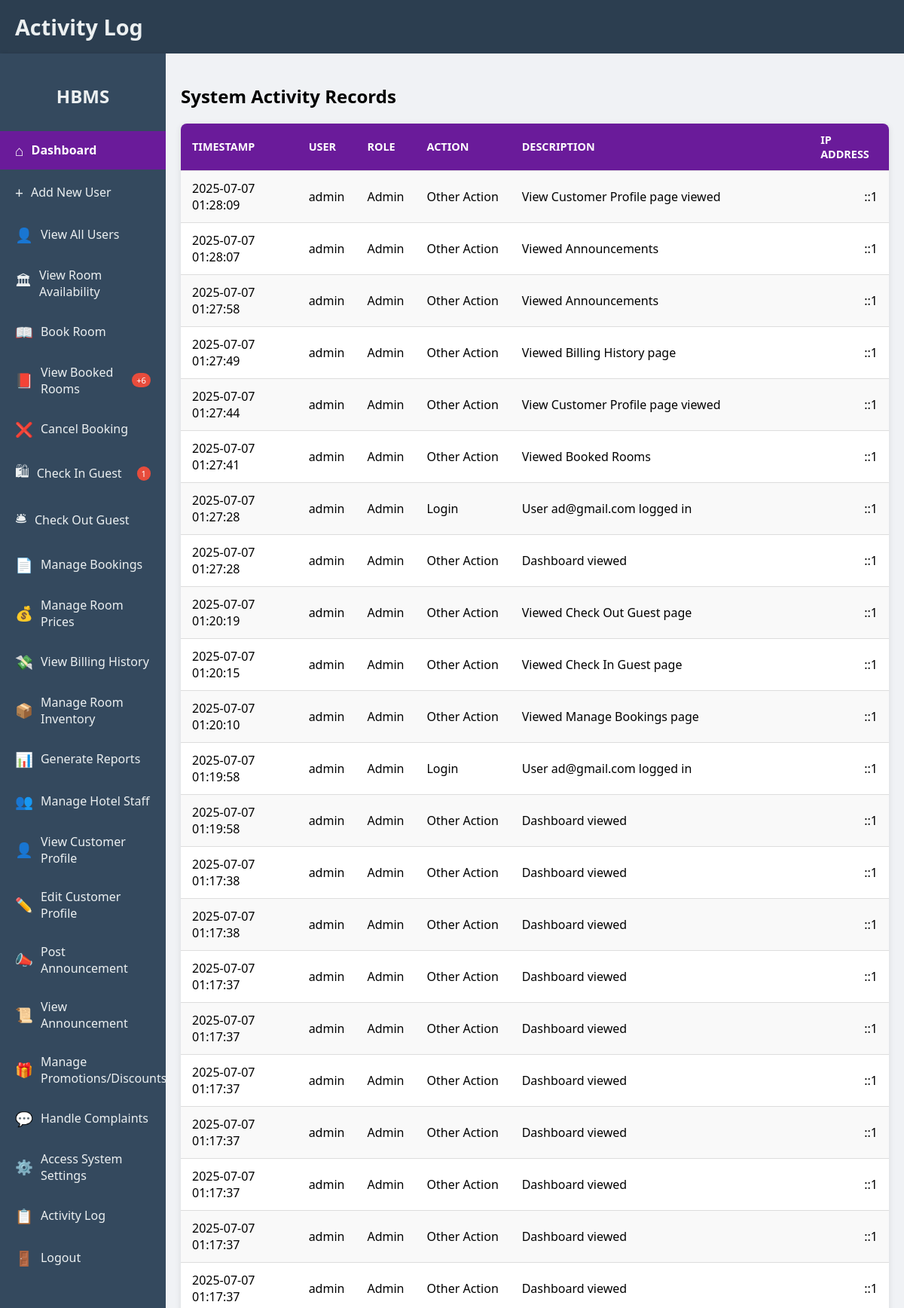
/rcbc/public/activity_log.php (signed in, upper part), run on the app's committed database.
### tables this page shows
CREATE TABLE `activity_log` (
  `log_id` int(11) NOT NULL,
  `user_id` int(11) DEFAULT NULL,
  `role_id` int(11) DEFAULT NULL,
  `action_description` varchar(255) NOT NULL,
  `timestamp` datetime DEFAULT current_timestamp(),
  `ip_address` varchar(45) DEFAULT NULL
);

CREATE TABLE `users` (
  `user_id` int(11) NOT NULL,
  `name` varchar(100) DEFAULT NULL,
  `email` varchar(100) DEFAULT NULL,
  `password` varchar(255) DEFAULT NULL,
  `role_id` int(11) DEFAULT NULL
);

CREATE TABLE `roles` (
  `role_id` int(11) NOT NULL,
  `role_name` varchar(50) NOT NULL
);

### rcbc/public/activity_log.php (the view, shortened to what this page needs)
<?php
include '../includes/db.php';
function get_action_type($description) {
    if (str_contains($description, 'logged in')) {
        return 'Login';
    } elseif (str_contains($description, 'logged out')) {
        return 'Logout';
    } elseif (str_contains($description, 'added new user') || str_contains($description, 'New user registered')) {
        return 'Create user';
    } elseif (str_contains($description, 'updated user')) {
        return 'Update user';
    } elseif (str_contains($description, 'deleted user')) {
        return 'Delete user';
    } elseif (str_contains($description, 'updated price')) {
        return 'Update price';
    } elseif (str_contains($description, 'deleted Booking ID')) {
        return 'Delete booking';
    } elseif (str_contains($description, 'booked Room')) {
        return 'Book room';
    } elseif (str_contains($description, 'cancelled Booking')) {
        return 'Cancel booking';
    } elseif (str_contains($description, 'checked in Guest')) {
        return 'Check-in guest';
    } elseif (str_contains($description, 'checked out Guest')) {
        return 'Check-out guest';
    }
    return 'Other Action';
}
$activity_logs = [];
$activity_stmt = $conn->prepare("SELECT al.*, al.ip_address, u.name AS user_name, u.email, r.role_name FROM activity_log al JOIN users u ON al.user_id = u.user_id JOIN roles r ON al.role_id = r.role_id ORDER BY al.timestamp DESC LIMIT 50");
$activity_stmt->execute();
$activity_result = $activity_stmt->get_result();
while ($log = $activity_result->fetch_assoc()) {
    $activity_logs[] = $log;
}
?>
<!DOCTYPE html>
<html lang="en">
<head>
    <link rel="stylesheet" href="../assets/style.css">
</head>
<body>
    <div class="header">
        <h1>Activity Log</h1>
    </div>
    <div class="dashboard-layout">
        <div class="sidebar">
            <h2>HBMS</h2>
            <ul>
                <li><a href="dashboard.php" class="active"><span class="icon">&#8962;</span> Dashboard</a></li>
                <li><a href="add_user.php"><span class="icon">&#43;</span> Add New User</a></li>
                <li><a href="index.php"><span class="icon">&#128100;</span> View All Users</a></li>
                <li><a href="view_room_availability.php"><span class="icon">&#127963;</span> View Room Availability</a></li>
                <li><a href="book_room.php"><span class="icon">&#128214;</span> Book Room</a></li>
                <li><a href="view_booked_rooms.php"><span class="icon">&#128213;</span> View Booked Rooms <span class="notification-badge">+6</span></a></li>
                <li><a href="cancel_booking.php"><span class="icon">&#10060;</span> Cancel Booking</a></li>
                <li><a href="check_in_guest.php"><span class="icon">&#128717;</span> Check In Guest <span class="notification-badge">1</span></a></li>
                <li><a href="check_out_guest.php"><span class="icon">&#128718;</span> Check Out Guest</a></li>
                <li><a href="manage_bookings.php"><span class="icon">&#128196;</span> Manage Bookings</a></li>
                <li><a href="manage_room_prices.php"><span class="icon">&#128176;</span> Manage Room Prices</a></li>
                <li><a href="view_billing_history.php"><span class="icon">&#128184;</span> View Billing History</a></li>
                <li><a href="manage_room_inventory.php"><span class="icon">&#128230;</span> Manage Room Inventory</a></li>
                <li><a href="generate_reports.php"><span class="icon">&#128202;</span> Generate Reports</a></li>
                <li><a href="manage_hotel_staff.php"><span class="icon">&#128101;</span> Manage Hotel Staff</a></li>
                <li><a href="view_customer_profile.php"><span class="icon">&#128100;</span> View Customer Profile</a></li>
                <li><a href="edit_customer_profile.php"><span class="icon">&#9999;&#65039;</span> Edit Customer Profile</a></li>
                <li><a href="post_announcement.php"><span class="icon">&#128227;</span> Post Announcement</a></li>
                <li><a href="view_announcement.php"><span class="icon">&#128220;</span> View Announcement</a></li>
                <li><a href="manage_promotions_discounts.php"><span class="icon">&#127873;</span> Manage Promotions/Discounts</a></li>
                <li><a href="handle_complaints.php"><span class="icon">&#128172;</span> Handle Complaints</a></li>
                <li><a href="access_system_settings.php"><span class="icon">&#9881;&#65039;</span> Access System Settings</a></li>
                <li><a href="activity_log.php"><span class="icon">&#128203;</span> Activity Log</a></li>
                <li><a href="logout.php"><span class="icon">&#128682;</span> Logout</a></li>
            </ul>
        </div>
        <div class="main-content">
            <div class="dashboard-section">
                <h2>System Activity Records</h2>
                <?php if (!empty($activity_logs)): ?>
                    <table>
                        <tr>
                            <th>Timestamp</th>
                            <th>User</th>
                            <th>Role</th>
                            <th>Action</th>
                            <th>Description</th>
                            <th>IP Address</th>
                        </tr>
                        <?php foreach ($activity_logs as $log): ?>
                            <tr>
                                <td><?= htmlspecialchars($log['timestamp']) ?></td>
                                <td><?= htmlspecialchars($log['user_name']) ?></td>
                                <td><?= htmlspecialchars($log['role_name']) ?></td>
                                <td><?= htmlspecialchars(get_action_type($log['action_description'])) ?></td>
                                <td><?= htmlspecialchars($log['action_description']) ?></td>
                                <td><?= htmlspecialchars($log['ip_address']) ?></td>
                            </tr>
                        <?php endforeach; ?>
                    </table>
                <?php else: ?>
                    <p>No activity records found.</p>
                <?php endif; ?>
            </div>
        </div>
    </div>
</body>
</html>

### rcbc/assets/style.css (style rules this page uses)
body { font-family: 'Segoe UI', Tahoma, Geneva, Verdana, sans-serif; margin: 0; padding: 0; background-color: #f0f2f5; display: flex; flex-direction: column; justify-content: flex-start; align-items: stretch; min-height: 100vh; }
.header { background-color: #2c3e50; color: white; padding: 1em 20px; display: flex; justify-content: space-between; align-items: center; box-shadow: 0 2px 10px rgba(0, 0, 0, 0.1); }
.header h1 { margin: 0; font-size: 1.8em; color: #ecf0f1; }
.dashboard-layout { display: flex; flex-grow: 1; }
.sidebar { width: 220px; background-color: #34495e; color: white; padding: 20px 0; box-shadow: 2px 0 5px rgba(0, 0, 0, 0.1); display: flex; flex-direction: column; }
.sidebar h2 { color: #ecf0f1; text-align: center; margin-bottom: 30px; font-size: 1.5em; }
.sidebar ul { list-style: none; padding: 0; margin: 0; }
.sidebar li { margin-bottom: 5px; }
.sidebar a { color: #ecf0f1; text-decoration: none; display: flex; align-items: center; padding: 12px 20px; transition: background-color 0.3s ease, color 0.3s ease; }
.sidebar a.active { background-color: #6a1b9a; color: white; font-weight: bold; }
.sidebar .icon { font-size: 1.2em; margin-right: 10px; }
.notification-badge { background-color: #e74c3c; color: white; font-size: 0.7em; padding: 2px 6px; border-radius: 10px; margin-left: auto; }
.main-content { flex-grow: 1; padding: 20px; background-color: #f0f2f5; display: flex; flex-direction: column; gap: 20px; }
table { width: 100%; border-collapse: collapse; margin-top: 20px; background-color: #ffffff; box-shadow: 0 2px 8px rgba(0, 0, 0, 0.1); border-radius: 8px; overflow: hidden; }
th, td { padding: 12px 15px; text-align: left; border-bottom: 1px solid #ddd; }
th { background-color: #6a1b9a; color: white; text-transform: uppercase; font-size: 0.9em; }
tr:nth-child(even) { background-color: #f9f9f9; }
td:last-child { text-align: right; }

### data on the page
activity_log: timestamp "2025-07-07 01:28:09", user.name "admin", role.role_name "Admin", action_description "Other Action", action_description "View Customer Profile page viewed", ip_address "::1"
activity_log: timestamp "2025-07-07 01:28:07", user.name "admin", role.role_name "Admin", action_description "Other Action", action_description "Viewed Announcements", ip_address "::1"
activity_log: timestamp "2025-07-07 01:27:58", user.name "admin", role.role_name "Admin", action_description "Other Action", action_description "Viewed Announcements", ip_address "::1"
activity_log: timestamp "2025-07-07 01:27:49", user.name "admin", role.role_name "Admin", action_description "Other Action", action_description "Viewed Billing History page", ip_address "::1"
activity_log: timestamp "2025-07-07 01:27:44", user.name "admin", role.role_name "Admin", action_description "Other Action", action_description "View Customer Profile page viewed", ip_address "::1"
activity_log: timestamp "2025-07-07 01:27:41", user.name "admin", role.role_name "Admin", action_description "Other Action", action_description "Viewed Booked Rooms", ip_address "::1"
activity_log: timestamp "2025-07-07 01:27:28", user.name "admin", role.role_name "Admin", action_description "Login", action_description "User ad@gmail.com logged in", ip_address "::1"
activity_log: timestamp "2025-07-07 01:27:28", user.name "admin", role.role_name "Admin", action_description "Other Action", action_description "Dashboard viewed", ip_address "::1"
activity_log: timestamp "2025-07-07 01:20:19", user.name "admin", role.role_name "Admin", action_description "Other Action", action_description "Viewed Check Out Guest page", ip_address "::1"
activity_log: timestamp "2025-07-07 01:20:15", user.name "admin", role.role_name "Admin", action_description "Other Action", action_description "Viewed Check In Guest page", ip_address "::1"
activity_log: timestamp "2025-07-07 01:20:10", user.name "admin", role.role_name "Admin", action_description "Other Action", action_description "Viewed Manage Bookings page", ip_address "::1"
activity_log: timestamp "2025-07-07 01:19:58", user.name "admin", role.role_name "Admin", action_description "Login", action_description "User ad@gmail.com logged in", ip_address "::1"
activity_log: timestamp "2025-07-07 01:19:58", user.name "admin", role.role_name "Admin", action_description "Other Action", action_description "Dashboard viewed", ip_address "::1"
activity_log: timestamp "2025-07-07 01:17:38", user.name "admin", role.role_name "Admin", action_description "Other Action", action_description "Dashboard viewed", ip_address "::1"
activity_log: timestamp "2025-07-07 01:17:38", user.name "admin", role.role_name "Admin", action_description "Other Action", action_description "Dashboard viewed", ip_address "::1"
activity_log: timestamp "2025-07-07 01:17:37", user.name "admin", role.role_name "Admin", action_description "Other Action", action_description "Dashboard viewed", ip_address "::1"
activity_log: timestamp "2025-07-07 01:17:37", user.name "admin", role.role_name "Admin", action_description "Other Action", action_description "Dashboard viewed", ip_address "::1"
activity_log: timestamp "2025-07-07 01:17:37", user.name "admin", role.role_name "Admin", action_description "Other Action", action_description "Dashboard viewed", ip_address "::1"
activity_log: timestamp "2025-07-07 01:17:37", user.name "admin", role.role_name "Admin", action_description "Other Action", action_description "Dashboard viewed", ip_address "::1"
activity_log: timestamp "2025-07-07 01:17:37", user.name "admin", role.role_name "Admin", action_description "Other Action", action_description "Dashboard viewed", ip_address "::1"
activity_log: timestamp "2025-07-07 01:17:37", user.name "admin", role.role_name "Admin", action_description "Other Action", action_description "Dashboard viewed", ip_address "::1"
activity_log: timestamp "2025-07-07 01:17:37", user.name "admin", role.role_name "Admin", action_description "Other Action", action_description "Dashboard viewed", ip_address "::1"
